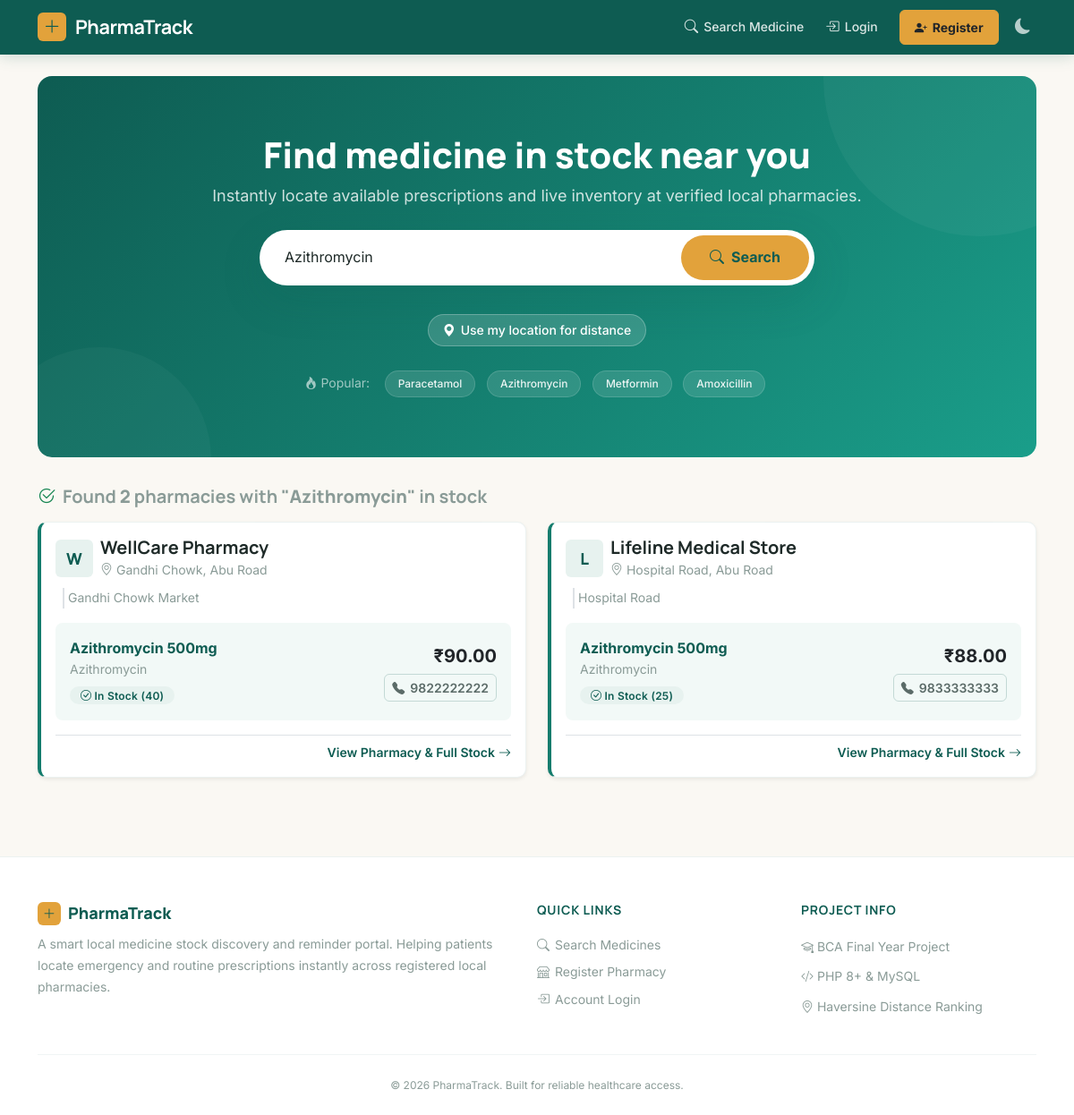
Screenshot of /index.php?q=Azithromycin with the database file from the repository.
### tables this page shows
CREATE TABLE stock_entries (
    stock_id INT AUTO_INCREMENT PRIMARY KEY,
    pharmacy_id INT NOT NULL,
    medicine_name VARCHAR(150) NOT NULL,
    generic_name VARCHAR(150) NULL,
    category VARCHAR(80) NULL,
    price DECIMAL(8,2) NOT NULL,
    quantity INT NOT NULL DEFAULT 0,
    expiry_date DATE NULL,
    updated_at TIMESTAMP DEFAULT CURRENT_TIMESTAMP ON UPDATE CURRENT_TIMESTAMP,
    FOREIGN KEY (pharmacy_id) REFERENCES pharmacies(pharmacy_id) ON DELETE CASCADE,
    INDEX idx_medicine_name (medicine_name)
);

CREATE TABLE pharmacies (
    pharmacy_id INT AUTO_INCREMENT PRIMARY KEY,
    owner_user_id INT NOT NULL,
    pharmacy_name VARCHAR(150) NOT NULL,
    address VARCHAR(255) NOT NULL,
    locality VARCHAR(100) NOT NULL,
    city VARCHAR(100) NOT NULL DEFAULT 'Abu Road',
    phone VARCHAR(15) NOT NULL,
    latitude DECIMAL(10,7) NULL,
    longitude DECIMAL(10,7) NULL,
    status ENUM('pending', 'approved', 'rejected', 'deactivated') NOT NULL DEFAULT 'pending',
    created_at TIMESTAMP DEFAULT CURRENT_TIMESTAMP,
    FOREIGN KEY (owner_user_id) REFERENCES users(user_id) ON DELETE CASCADE
);

### includes/search_helpers.php (called while the page is built, shortened)
<?php
function search_medicine(PDO $pdo, string $query, ?float $lat = null, ?float $lng = null, int $limit = 50): array {
    $query = trim($query);
    $distanceSelect = '';
    $orderBy = 'ORDER BY se.quantity DESC, se.price ASC';
    $params = [':q' => '%' . $query . '%'];
    $sql = "SELECT
                p.pharmacy_id, p.pharmacy_name, p.address, p.locality, p.city, p.phone,
                p.latitude, p.longitude,
                se.stock_id, se.medicine_name, se.generic_name, se.price, se.quantity, se.expiry_date
                $distanceSelect
            FROM stock_entries se
            JOIN pharmacies p ON p.pharmacy_id = se.pharmacy_id
            WHERE p.status = 'approved'
              AND se.quantity > 0
              AND se.medicine_name LIKE :q
            $orderBy
            LIMIT $limit";
    $stmt = $pdo->prepare($sql);
    $stmt->execute($params);
    return $stmt->fetchAll();
}

### includes/auth.php (called while the page is built, shortened)
<?php
function base_url(string $path = ''): string {
    return rtrim(BASE_PATH, '/') . '/' . ltrim($path, '/');
}
function h(string $str): string {
    return htmlspecialchars($str, ENT_QUOTES, 'UTF-8');
}

### index.php (the view, shortened to what this page needs)
<?php
require_once __DIR__ . '/includes/auth.php';
require_once __DIR__ . '/includes/search_helpers.php';
$pdo = get_db();
$query = trim($_GET['q'] ?? '');
$results = [];
$searched = false;
$fromPharmacy = null;
$userLat = isset($_GET['user_lat']) && is_numeric($_GET['user_lat']) ? (float)$_GET['user_lat'] : null;
$userLng = isset($_GET['user_lng']) && is_numeric($_GET['user_lng']) ? (float)$_GET['user_lng'] : null;
if ($query !== '') {
    $searched = true;
    $results = search_medicine($pdo, $query, $userLat, $userLng);
}
$popularSearches = [];
try {
    $stmt = $pdo->query("SELECT medicine_name, COUNT(*) as cnt FROM search_logs GROUP BY medicine_name ORDER BY cnt DESC LIMIT 5");
    $popularSearches = $stmt->fetchAll(PDO::FETCH_COLUMN) ?: [];
} catch (Exception $e) {
    $popularSearches = ['Paracetamol', 'Azithromycin', 'Metformin', 'Amoxicillin'];
}
if (empty($popularSearches)) {
    $popularSearches = ['Paracetamol', 'Azithromycin', 'Metformin', 'Amoxicillin'];
}
require_once __DIR__ . '/includes/header.php';
?>
<div class="hero-search">
  <div class="row align-items-center">
    <div class="col-lg-10 mx-auto text-center">
      <h1>Find medicine in stock near you</h1>
      <p class="mb-4">Instantly locate available prescriptions and live inventory at verified local pharmacies.</p>
      <form method="GET" class="search-box mx-auto">
        <input type="text" name="q" placeholder="e.g. Azithromycin, Paracetamol, Cetirizine..." value="<?= h($query) ?>" autofocus autocomplete="off">
        <button type="submit">
          <i class="bi bi-search"></i> Search
        </button>
      </form>
      <div class="d-flex flex-wrap justify-content-center align-items-center gap-2 mt-3">
        <button type="button" class="location-chip <?= ($userLat !== null) ? 'active' : '' ?>">
          <i class="bi bi-geo-alt-fill"></i> <?= ($userLat !== null) ? 'Location Enabled' : 'Use my location for distance' ?>
        </button>
      </div>
      <div class="popular-searches">
        <span class="label"><i class="bi bi-fire"></i> Popular:</span>
        <?php foreach ($popularSearches as $pop): ?>
          <a href="<?= base_url('index.php') ?>?q=<?= urlencode($pop) ?>" class="popular-tag">
            <?= h($pop) ?>
          </a>
        <?php endforeach; ?>
      </div>
    </div>
  </div>
</div>
<?php if ($searched): ?>
  <?php if (empty($results)): ?>
    <div class="empty-state card py-5">
      <div class="empty-icon"><i class="bi bi-search text-muted"></i></div>
      <h4 class="fw-bold">No pharmacies found with "<?= h($query) ?>" in stock</h4>
      <p class="text-muted mb-4">Try checking spelling, searching by generic drug name, or check again later as inventories update.</p>
      <div class="d-flex justify-content-center gap-2">
        <a href="<?= base_url('index.php') ?>" class="btn btn-outline-secondary">Clear Search</a>
        <?php if (is_logged_in() && current_user()['role'] === 'user'): ?>
          <a href="<?= base_url('reminders/add.php') ?>?medicine=<?= urlencode($query) ?>" class="btn btn-amber">
            <i class="bi bi-bell-fill"></i> Add to My Reminders
          </a>
        <?php endif; ?>
      </div>
    </div>
  <?php else: ?>
    <div class="d-flex justify-content-between align-items-center mb-3">
      <h5 class="mb-0 text-muted">
        <i class="bi bi-check2-circle text-success me-1"></i>
        Found <strong><?= count($results) ?></strong> <?= count($results) === 1 ? 'pharmacy' : 'pharmacies' ?> with "<strong><?= h($query) ?></strong>" in stock
      </h5>
    </div>
    <div class="row g-4 anim-stagger">
      <?php foreach ($results as $r): ?>
        <div class="col-md-6">
          <div class="card pharmacy-card <?= $fromPharmacy ? 'alt-card' : '' ?> h-100 shadow-sm">
            <div class="card-body d-flex flex-column">
              <div class="d-flex justify-content-between align-items-start mb-2">
                <div class="d-flex align-items-center gap-2">
                  <div class="pharmacy-avatar">
                    <?= strtoupper(substr($r['pharmacy_name'], 0, 1)) ?>
                  </div>
                  <div>
                    <h5 class="card-title mb-0">
                      <a href="<?= base_url('store.php') ?>?id=<?= $r['pharmacy_id'] ?>"><?= h($r['pharmacy_name']) ?></a>
                    </h5>
                    <small class="text-muted"><i class="bi bi-geo-alt"></i> <?= h($r['locality']) ?>, <?= h($r['city']) ?></small>
                  </div>
                </div>
              </div>
              <p class="text-muted small mb-3 ps-1 border-start border-2 ms-2">
                <?= h($r['address']) ?>
              </p>
              <div class="bg-teal-ghost p-3 rounded-3 mt-auto">
                <div class="d-flex justify-content-between align-items-center">
                  <div>
                    <div class="fw-bold text-teal fs-6">
                      <?= h($r['medicine_name']) ?>
                    </div>
                    <?php if (!empty($r['generic_name'])): ?>
                      <div class="small text-muted mb-1"><?= h($r['generic_name']) ?></div>
                    <?php endif; ?>
                    <span class="badge <?= $r['quantity'] > 10 ? 'badge-instock' : 'badge-low' ?>">
                      <i class="bi <?= $r['quantity'] > 10 ? 'bi-check-circle' : 'bi-exclamation-circle' ?>"></i>
                      <?= $r['quantity'] > 10 ? 'In Stock (' . (int)$r['quantity'] . ')' : 'Low Stock: ' . (int)$r['quantity'] . ' left' ?>
                    </span>
                  </div>
                  <div class="text-end">
                    <div class="fs-5 fw-bold text-dark mb-1">₹<?= number_format((float)$r['price'], 2) ?></div>
                    <a href="tel:<?= h($r['phone']) ?>" class="btn btn-sm btn-outline-secondary py-1 px-2">
                      <i class="bi bi-telephone-fill"></i> <?= h($r['phone']) ?>
                    </a>
                  </div>
                </div>
              </div>
              <div class="d-flex justify-content-end mt-3 pt-2 border-top">
                <a href="<?= base_url('store.php') ?>?id=<?= $r['pharmacy_id'] ?>" class="card-cta">
                  View Pharmacy &amp; Full Stock <i class="bi bi-arrow-right"></i>
                </a>
              </div>
            </div>
          </div>
        </div>
      <?php endforeach; ?>
    </div>
  <?php endif; ?>
<?php endif; ?>
<?php require_once __DIR__ . '/includes/footer.php'; ?>

### assets/css/animations.css (style rules this page uses)
.anim-stagger > * { animation: fadeInUp 0.45s var(--ease-out) both; }
.anim-stagger > *:nth-child(1) { animation-delay: 0.00s; }
.anim-stagger > *:nth-child(2) { animation-delay: 0.05s; }

### rows the page displays
stock_entries: pharmacy.pharmacy_name "W", pharmacy.pharmacy_name "WellCare Pharmacy", pharmacy.locality "Gandhi Chowk", pharmacy.city "Abu Road", pharmacy.address "Gandhi Chowk Market", medicine_name "Azithromycin 500mg", generic_name "Azithromycin", quantity "40", price "90.00", pharmacy.phone "9822222222"
stock_entries: pharmacy.pharmacy_name "L", pharmacy.pharmacy_name "Lifeline Medical Store", pharmacy.locality "Hospital Road", pharmacy.city "Abu Road", pharmacy.address "Hospital Road", medicine_name "Azithromycin 500mg", generic_name "Azithromycin", quantity "25", price "88.00", pharmacy.phone "9833333333"

### other values shown
$pop "Paracetamol"
$pop "Azithromycin"
$pop "Metformin"
$pop "Amoxicillin"
count($results) "2"
$query "Azithromycin"
